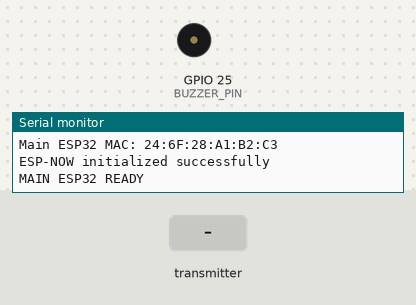
A sketch run on a simulated ESP32. On the bench: buzzer (waves = sounding, pin HIGH), the last lines printed to the serial monitor. The test bench sets the inputs (shaded band).

Above: at 3.2 s.
3.3 s: the transmitter starts sending text = WARNING
At 3.8 s:
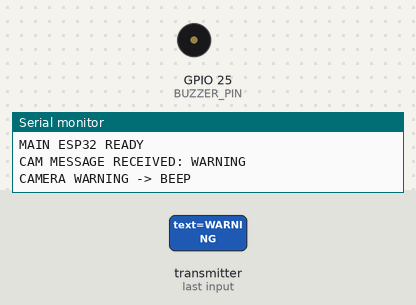
Timing chart, 0 to 11.0 s (numbered marks = the images above; inputs shaded):
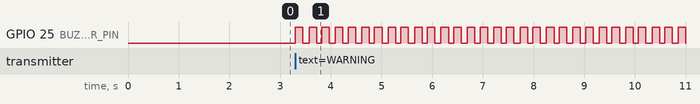

Measured:
- after the input at 3.3 s, GPIO 25 (BUZZER_PIN): alternates HIGH for 0.15 s and LOW for 0.11 s, starting at once

The sketch:

Main_ESP32_Camera_Warning_Receiver.ino
```cpp
/*
 ============================================================
 SMART HELMET - MAIN ESP32 CAMERA WARNING RECEIVER
 ============================================================

 Board:
 ESP32 Dev Module

 ESP32-CAM sends:
 "WARNING"

 Main ESP32 receives it using ESP-NOW.

 Camera warning buzzer:
 GPIO25

 Pattern:
 BEEP
 short pause
 BEEP
*/

#include <WiFi.h>
#include <esp_now.h>


// ============================================================
// BUZZER
// ============================================================

#define BUZZER_PIN 25


// ============================================================
// ESP-NOW MESSAGE
// ============================================================

typedef struct struct_message {

 char text[32];

} struct_message;


struct_message incomingMessage;


// ============================================================
// CAMERA WARNING BEEP
// ============================================================

void cameraBeep() {

 // First short beep
 digitalWrite(
   BUZZER_PIN,
   HIGH
 );

 delay(150);


 digitalWrite(
   BUZZER_PIN,
   LOW
 );

 delay(120);


 // Second short beep
 digitalWrite(
   BUZZER_PIN,
   HIGH
 );

 delay(150);


 digitalWrite(
   BUZZER_PIN,
   LOW
 );
}


// ============================================================
// ESP-NOW RECEIVE CALLBACK
// ============================================================

void OnDataRecv(

 const esp_now_recv_info_t *info,

 const uint8_t *incomingData,

 int len

) {


 memcpy(

   &incomingMessage,

   incomingData,

   sizeof(incomingMessage)

 );


 Serial.print(
   "CAM MESSAGE RECEIVED: "
 );


 Serial.println(
   incomingMessage.text
 );


 // ==========================================================
 // CHECK WARNING MESSAGE
 // ==========================================================

 if (

   strcmp(

     incomingMessage.text,

     "WARNING"

   )

   == 0

 ) {


   Serial.println(
     "CAMERA WARNING -> BEEP"
   );


   cameraBeep();

 }
}


// ============================================================
// SETUP
// ============================================================

void setup() {

 Serial.begin(115200);

 delay(1000);


 // ==========================================================
 // BUZZER INITIALIZATION
 // ==========================================================

 pinMode(
   BUZZER_PIN,
   OUTPUT
 );


 digitalWrite(
   BUZZER_PIN,
   LOW
 );


 // ==========================================================
 // WIFI STATION MODE
 // ==========================================================

 WiFi.mode(
   WIFI_STA
 );


 delay(1000);


 Serial.print(
   "Main ESP32 MAC: "
 );


 Serial.println(
   WiFi.macAddress()
 );


 // ==========================================================
 // ESP-NOW INITIALIZATION
 // ==========================================================

 if (

   esp_now_init()

   != ESP_OK

 ) {


   Serial.println(
     "ESP-NOW initialization FAILED"
   );


   return;
 }


 // ==========================================================
 // REGISTER RECEIVER
 // ==========================================================

 esp_now_register_recv_cb(
   OnDataRecv
 );


 Serial.println(
   "ESP-NOW initialized successfully"
 );


 Serial.println(
   "MAIN ESP32 READY"
 );
}


// ============================================================
// LOOP
// ============================================================

void loop() {

 // Nothing required here.
 // ESP-NOW receive callback handles camera warnings.

}
```
